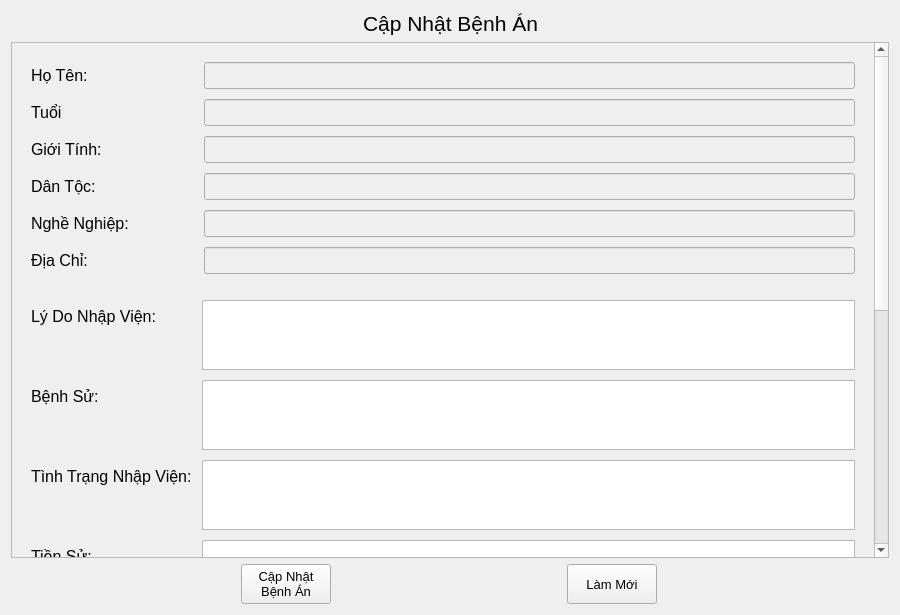
<?xml version="1.0" encoding="UTF-8"?>
<ui version="4.0">
 <class>CreateMedicalRecordPatient</class>
 <widget class="QFrame" name="CreateMedicalRecordPatient">
  <property name="geometry">
   <rect>
    <x>0</x>
    <y>0</y>
    <width>900</width>
    <height>615</height>
   </rect>
  </property>
  <property name="font">
   <font>
    <pointsize>12</pointsize>
   </font>
  </property>
  <property name="windowTitle">
   <string>Tạo Bệnh Án - IDPatient - FullName</string>
  </property>
  <layout class="QVBoxLayout" name="verticalLayout">
   <item>
    <layout class="QHBoxLayout" name="horizontalLayout">
     <item>
      <spacer name="horizontalSpacer">
       <property name="orientation">
        <enum>Qt::Horizontal</enum>
       </property>
       <property name="sizeHint" stdset="0">
        <size>
         <width>40</width>
         <height>20</height>
        </size>
       </property>
      </spacer>
     </item>
     <item>
      <widget class="QLabel" name="label">
       <property name="font">
        <font>
         <pointsize>16</pointsize>
        </font>
       </property>
       <property name="text">
        <string>Cập Nhật Bệnh Án</string>
       </property>
      </widget>
     </item>
     <item>
      <spacer name="horizontalSpacer_2">
       <property name="orientation">
        <enum>Qt::Horizontal</enum>
       </property>
       <property name="sizeHint" stdset="0">
        <size>
         <width>40</width>
         <height>20</height>
        </size>
       </property>
      </spacer>
     </item>
    </layout>
   </item>
   <item>
    <widget class="QScrollArea" name="scrollArea">
     <property name="font">
      <font>
       <pointsize>12</pointsize>
      </font>
     </property>
     <property name="styleSheet">
      <string notr="true"/>
     </property>
     <property name="widgetResizable">
      <bool>true</bool>
     </property>
     <widget class="QWidget" name="scrollAreaWidgetContents">
      <property name="geometry">
       <rect>
        <x>0</x>
        <y>0</y>
        <width>863</width>
        <height>983</height>
       </rect>
      </property>
      <layout class="QVBoxLayout" name="verticalLayout_2">
       <item>
        <layout class="QFormLayout" name="formLayout">
         <property name="horizontalSpacing">
          <number>75</number>
         </property>
         <property name="verticalSpacing">
          <number>10</number>
         </property>
         <property name="leftMargin">
          <number>10</number>
         </property>
         <property name="topMargin">
          <number>10</number>
         </property>
         <property name="rightMargin">
          <number>10</number>
         </property>
         <property name="bottomMargin">
          <number>10</number>
         </property>
         <item row="0" column="0">
          <widget class="QLabel" name="label_2">
           <property name="font">
            <font>
             <pointsize>12</pointsize>
            </font>
           </property>
           <property name="styleSheet">
            <string notr="true">background-color: transparent;
color: black;</string>
           </property>
           <property name="text">
            <string>Họ Tên:</string>
           </property>
          </widget>
         </item>
         <item row="1" column="0">
          <widget class="QLabel" name="label_3">
           <property name="font">
            <font>
             <pointsize>12</pointsize>
            </font>
           </property>
           <property name="styleSheet">
            <string notr="true">background-color: transparent;
color: black;</string>
           </property>
           <property name="text">
            <string>Tuổi</string>
           </property>
          </widget>
         </item>
         <item row="2" column="0">
          <widget class="QLabel" name="label_4">
           <property name="font">
            <font>
             <pointsize>12</pointsize>
            </font>
           </property>
           <property name="styleSheet">
            <string notr="true">background-color: transparent;
color: black;</string>
           </property>
           <property name="text">
            <string>Giới Tính:</string>
           </property>
          </widget>
         </item>
         <item row="3" column="0">
          <widget class="QLabel" name="label_5">
           <property name="font">
            <font>
             <pointsize>12</pointsize>
            </font>
           </property>
           <property name="styleSheet">
            <string notr="true">background-color: transparent;
color: black;</string>
           </property>
           <property name="text">
            <string>Dân Tộc:</string>
           </property>
          </widget>
         </item>
         <item row="4" column="0">
          <widget class="QLabel" name="label_6">
           <property name="font">
            <font>
             <pointsize>12</pointsize>
            </font>
           </property>
           <property name="styleSheet">
            <string notr="true">background-color: transparent;
color: black;</string>
           </property>
           <property name="text">
            <string>Nghề Nghiệp:</string>
           </property>
          </widget>
         </item>
         <item row="5" column="0">
          <widget class="QLabel" name="label_7">
           <property name="font">
            <font>
             <pointsize>12</pointsize>
            </font>
           </property>
           <property name="styleSheet">
            <string notr="true">background-color: transparent;
color: black;</string>
           </property>
           <property name="text">
            <string>Địa Chỉ:</string>
           </property>
          </widget>
         </item>
         <item row="0" column="1">
          <widget class="QLineEdit" name="txtFullName">
           <property name="enabled">
            <bool>false</bool>
           </property>
           <property name="font">
            <font>
             <pointsize>12</pointsize>
            </font>
           </property>
          </widget>
         </item>
         <item row="1" column="1">
          <widget class="QLineEdit" name="txtOld">
           <property name="enabled">
            <bool>false</bool>
           </property>
           <property name="font">
            <font>
             <pointsize>12</pointsize>
            </font>
           </property>
          </widget>
         </item>
         <item row="2" column="1">
          <widget class="QLineEdit" name="txtGender">
           <property name="enabled">
            <bool>false</bool>
           </property>
           <property name="font">
            <font>
             <pointsize>12</pointsize>
            </font>
           </property>
          </widget>
         </item>
         <item row="3" column="1">
          <widget class="QLineEdit" name="txtEthnic">
           <property name="enabled">
            <bool>false</bool>
           </property>
           <property name="font">
            <font>
             <pointsize>12</pointsize>
            </font>
           </property>
          </widget>
         </item>
         <item row="4" column="1">
          <widget class="QLineEdit" name="txtJob">
           <property name="enabled">
            <bool>false</bool>
           </property>
           <property name="font">
            <font>
             <pointsize>12</pointsize>
            </font>
           </property>
          </widget>
         </item>
         <item row="5" column="1">
          <widget class="QLineEdit" name="txtAddress">
           <property name="enabled">
            <bool>false</bool>
           </property>
           <property name="font">
            <font>
             <pointsize>12</pointsize>
            </font>
           </property>
          </widget>
         </item>
        </layout>
       </item>
       <item>
        <layout class="QFormLayout" name="formLayout_2">
         <property name="horizontalSpacing">
          <number>10</number>
         </property>
         <property name="verticalSpacing">
          <number>10</number>
         </property>
         <property name="leftMargin">
          <number>10</number>
         </property>
         <property name="topMargin">
          <number>10</number>
         </property>
         <property name="rightMargin">
          <number>10</number>
         </property>
         <property name="bottomMargin">
          <number>10</number>
         </property>
         <item row="0" column="0">
          <widget class="QLabel" name="label_8">
           <property name="font">
            <font>
             <pointsize>12</pointsize>
            </font>
           </property>
           <property name="styleSheet">
            <string notr="true">background-color: transparent;
color: black;</string>
           </property>
           <property name="text">
            <string>Lý Do Nhập Viện:</string>
           </property>
          </widget>
         </item>
         <item row="1" column="0">
          <widget class="QLabel" name="label_10">
           <property name="font">
            <font>
             <pointsize>12</pointsize>
            </font>
           </property>
           <property name="styleSheet">
            <string notr="true">background-color: transparent;
color: black;</string>
           </property>
           <property name="text">
            <string>Bệnh Sử:</string>
           </property>
          </widget>
         </item>
         <item row="2" column="0">
          <widget class="QLabel" name="label_13">
           <property name="font">
            <font>
             <pointsize>12</pointsize>
            </font>
           </property>
           <property name="styleSheet">
            <string notr="true">background-color: transparent;
color: black;</string>
           </property>
           <property name="text">
            <string>Tình Trạng Nhập Viện:</string>
           </property>
          </widget>
         </item>
         <item row="3" column="0">
          <widget class="QLabel" name="label_14">
           <property name="font">
            <font>
             <pointsize>12</pointsize>
            </font>
           </property>
           <property name="styleSheet">
            <string notr="true">background-color: transparent;
color: black;</string>
           </property>
           <property name="text">
            <string>Tiền Sử:</string>
           </property>
          </widget>
         </item>
         <item row="4" column="0">
          <widget class="QLabel" name="label_12">
           <property name="font">
            <font>
             <pointsize>12</pointsize>
            </font>
           </property>
           <property name="styleSheet">
            <string notr="true">background-color: transparent;
color: black;</string>
           </property>
           <property name="text">
            <string>Khám Lâm Sàng:</string>
           </property>
          </widget>
         </item>
         <item row="5" column="0">
          <widget class="QLabel" name="label_15">
           <property name="font">
            <font>
             <pointsize>12</pointsize>
            </font>
           </property>
           <property name="styleSheet">
            <string notr="true">background-color: transparent;
color: black;</string>
           </property>
           <property name="text">
            <string>Chẩn Đoán Sơ Bộ:</string>
           </property>
          </widget>
         </item>
         <item row="6" column="0">
          <widget class="QLabel" name="label_11">
           <property name="font">
            <font>
             <pointsize>12</pointsize>
            </font>
           </property>
           <property name="styleSheet">
            <string notr="true">background-color: transparent;
color: black;</string>
           </property>
           <property name="text">
            <string>Cận Lâm Sàng:</string>
           </property>
          </widget>
         </item>
         <item row="7" column="0">
          <widget class="QLabel" name="label_16">
           <property name="font">
            <font>
             <pointsize>12</pointsize>
            </font>
           </property>
           <property name="styleSheet">
            <string notr="true">background-color: transparent;
color: black;</string>
           </property>
           <property name="text">
            <string>Kết Luận Bệnh:</string>
           </property>
          </widget>
         </item>
         <item row="8" column="0">
          <widget class="QLabel" name="label_9">
           <property name="font">
            <font>
             <pointsize>12</pointsize>
            </font>
           </property>
           <property name="styleSheet">
            <string notr="true">background-color: transparent;
color: black;</string>
           </property>
           <property name="text">
            <string>Phác Đồ:</string>
           </property>
          </widget>
         </item>
         <item row="0" column="1">
          <widget class="QTextEdit" name="txtReasonHospitalize">
           <property name="font">
            <font>
             <pointsize>12</pointsize>
            </font>
           </property>
          </widget>
         </item>
         <item row="1" column="1">
          <widget class="QTextEdit" name="txtMedicalHistory">
           <property name="font">
            <font>
             <pointsize>12</pointsize>
            </font>
           </property>
          </widget>
         </item>
         <item row="2" column="1">
          <widget class="QTextEdit" name="txtAdmissionStatus">
           <property name="font">
            <font>
             <pointsize>12</pointsize>
            </font>
           </property>
          </widget>
         </item>
         <item row="3" column="1">
          <widget class="QTextEdit" name="txtPrehistoric">
           <property name="font">
            <font>
             <pointsize>12</pointsize>
            </font>
           </property>
          </widget>
         </item>
         <item row="4" column="1">
          <widget class="QTextEdit" name="txtClinicalExamination">
           <property name="font">
            <font>
             <pointsize>12</pointsize>
            </font>
           </property>
          </widget>
         </item>
         <item row="5" column="1">
          <widget class="QTextEdit" name="txtDiagnose">
           <property name="font">
            <font>
             <pointsize>12</pointsize>
            </font>
           </property>
          </widget>
         </item>
         <item row="6" column="1">
          <widget class="QTextEdit" name="txtPreclinical">
           <property name="font">
            <font>
             <pointsize>12</pointsize>
            </font>
           </property>
          </widget>
         </item>
         <item row="7" column="1">
          <widget class="QTextEdit" name="txtGeneralConclusion">
           <property name="font">
            <font>
             <pointsize>12</pointsize>
            </font>
           </property>
          </widget>
         </item>
         <item row="8" column="1">
          <widget class="QTextEdit" name="txtRegimen">
           <property name="font">
            <font>
             <pointsize>12</pointsize>
            </font>
           </property>
          </widget>
         </item>
        </layout>
       </item>
      </layout>
     </widget>
    </widget>
   </item>
   <item>
    <layout class="QHBoxLayout" name="horizontalLayout_2">
     <item>
      <widget class="QPushButton" name="btUpdate">
       <property name="minimumSize">
        <size>
         <width>90</width>
         <height>40</height>
        </size>
       </property>
       <property name="maximumSize">
        <size>
         <width>90</width>
         <height>40</height>
        </size>
       </property>
       <property name="font">
        <font>
         <pointsize>10</pointsize>
        </font>
       </property>
       <property name="cursor">
        <cursorShape>PointingHandCursor</cursorShape>
       </property>
       <property name="text">
        <string>Cập Nhật
Bệnh Án</string>
       </property>
      </widget>
     </item>
     <item>
      <widget class="QPushButton" name="btRefresh">
       <property name="minimumSize">
        <size>
         <width>90</width>
         <height>40</height>
        </size>
       </property>
       <property name="maximumSize">
        <size>
         <width>90</width>
         <height>40</height>
        </size>
       </property>
       <property name="font">
        <font>
         <pointsize>10</pointsize>
        </font>
       </property>
       <property name="cursor">
        <cursorShape>PointingHandCursor</cursorShape>
       </property>
       <property name="text">
        <string>Làm Mới</string>
       </property>
      </widget>
     </item>
    </layout>
   </item>
  </layout>
 </widget>
 <resources/>
 <connections/>
</ui>
